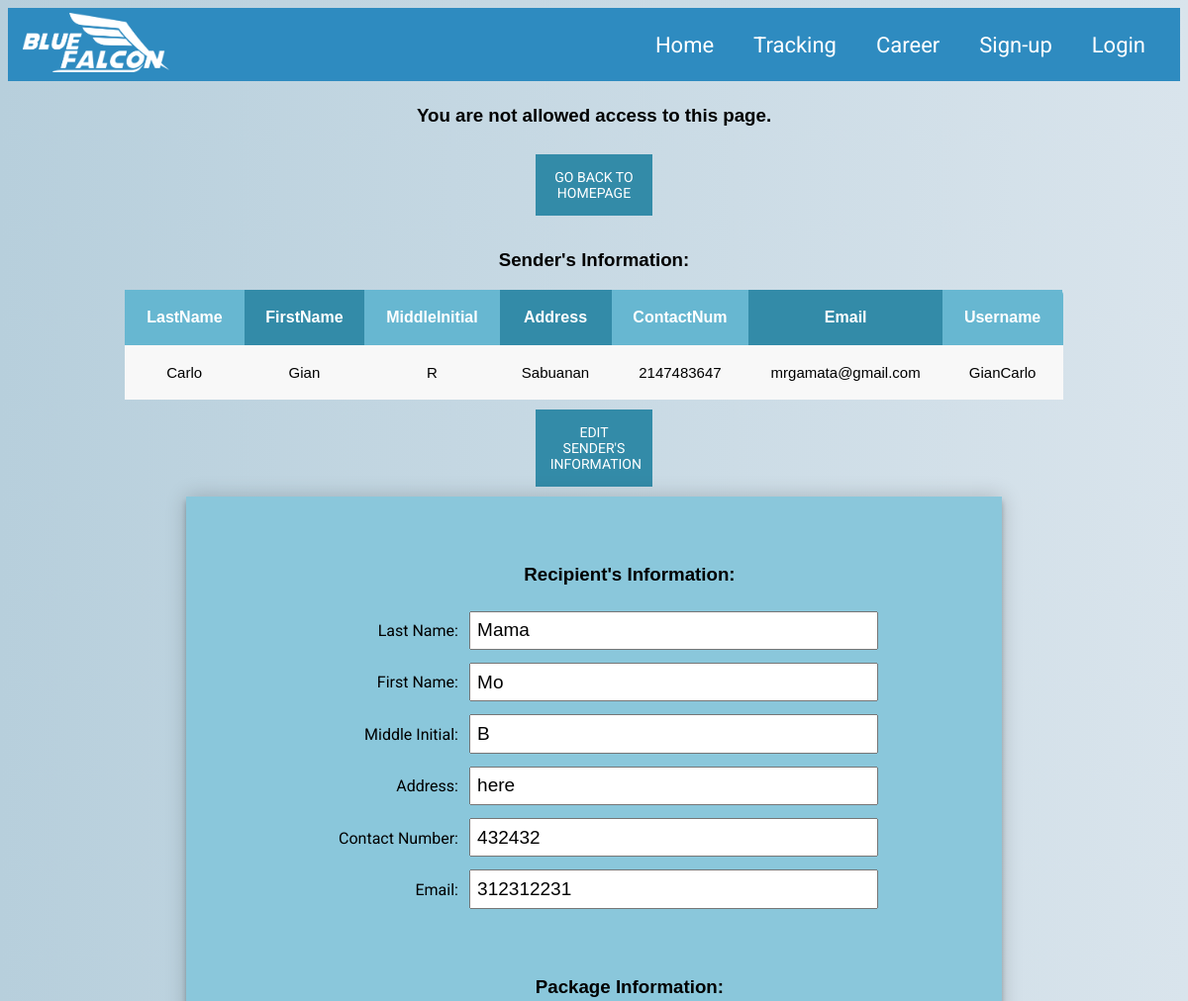
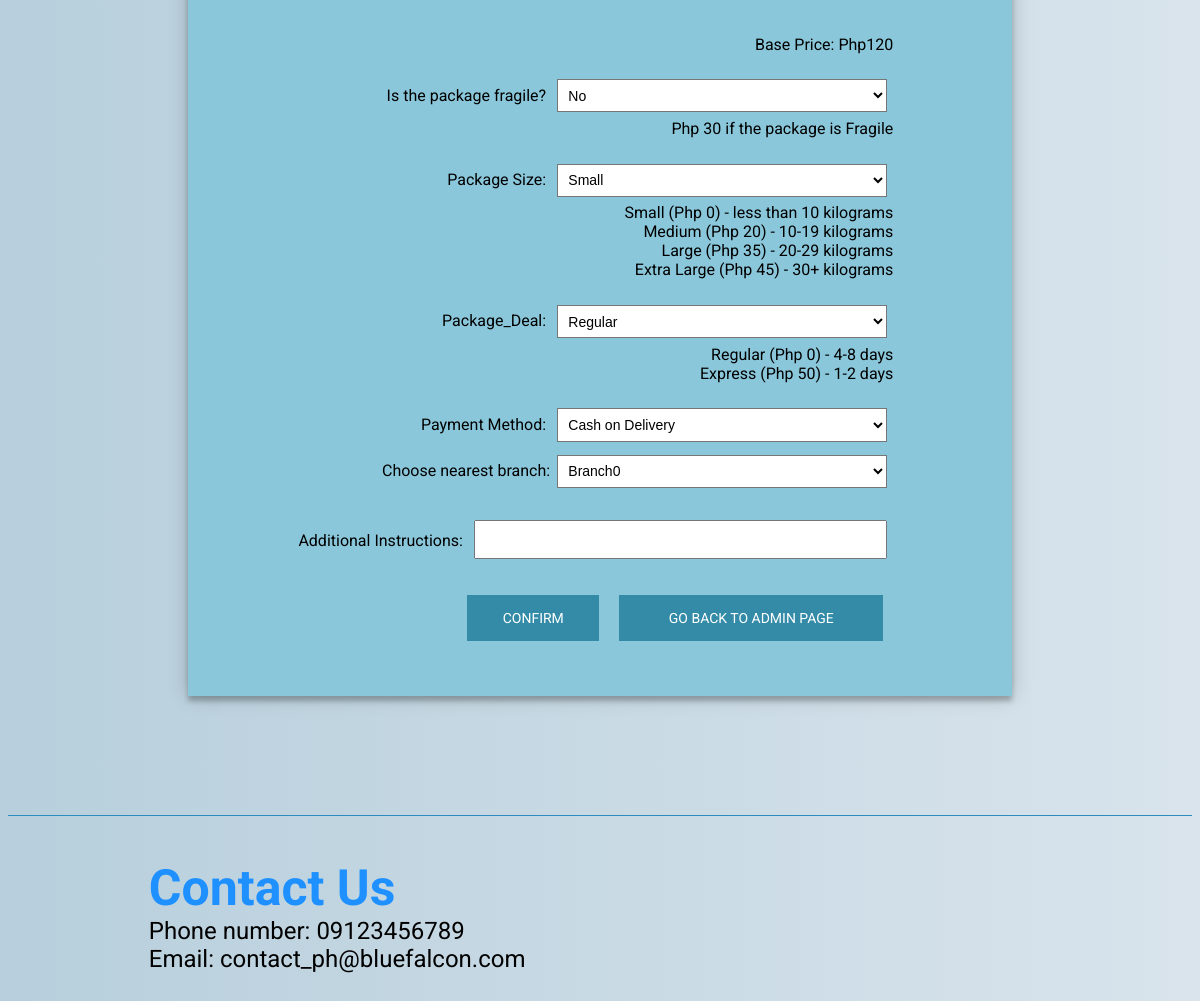
Page /editorder.php?Package_ID=67 on the committed database (2 pictures, top to bottom).
### tables this page shows
CREATE TABLE `sender` (
  `Sender_ID` int(11) NOT NULL,
  `Sender_LastName` varchar(256) NOT NULL,
  `Sender_FirstName` varchar(256) NOT NULL,
  `Sender_MiddleInitial` varchar(2) NOT NULL,
  `Sender_Address` varchar(256) NOT NULL,
  `Sender_ContactNum` varchar(255) NOT NULL,
  `Sender_Email` varchar(256) NOT NULL,
  `Username` varchar(256) NOT NULL
);

CREATE TABLE `recipient` (
  `Recipient_ID` int(11) NOT NULL,
  `Recipient_LastName` varchar(20) NOT NULL,
  `Recipient_FirstName` varchar(20) NOT NULL,
  `Recipient_MiddleInitial` char(2) DEFAULT NULL,
  `Recipient_Address` varchar(256) NOT NULL,
  `Recipient_ContactNum` varchar(255) NOT NULL,
  `Recipient_Email` varchar(256) NOT NULL
);

CREATE TABLE `package` (
  `Package_ID` int(11) NOT NULL,
  `Package_Fragility` varchar(255) NOT NULL,
  `Package_size` varchar(255) NOT NULL,
  `Package_Deal` varchar(255) NOT NULL,
  `Additional_Instructions` varchar(255) NOT NULL,
  `Branch_Name` varchar(255) DEFAULT NULL,
  `Payment_Method` varchar(255) NOT NULL,
  `Amount` int(11) NOT NULL
);

### editorder.php (the view, shortened to what this page needs)
<!DOCTYPE html>
<html>
	<head>
		<link rel="stylesheet" type="text/css" href="css/profile.css" />
		<?php
			include_once 'header.php';
		 ?>
	     <?php
	    	$myAdminCheck=0;
	    	if(!isset($_SESSION["entity"])){
					$myAdminCheck=1;
			}
			if ($myAdminCheck == 1) {
				echo "<center><h3>You are not allowed access to this page.</h3>";
				echo "<button class=\"signbutton\"onclick=\"location.href='homepage.php'\">Go back to homepage</button></center>";
		}
		if (!isset($_GET["error"]) && $success == 0){
			if(isset($_GET['Package_ID'])){
				$Package_ID = $_GET['Package_ID'];
			}
			require 'includes\dbh.inc.php';
			$sql = "SELECT Sender_ID FROM sends WHERE Package_ID='".$Package_ID."';";
			$result = $conn-> query($sql) or die($conn->error);
			if ($result-> num_rows >0) {
				while ($row = $result-> fetch_assoc()) {
					$Sender_ID = $row['Sender_ID'];
				}
			}
			require 'includes\dbh.inc.php';
			$sql = "SELECT Recipient_ID FROM receives WHERE Package_ID='".$Package_ID."';";
			$result = $conn-> query($sql) or die($conn->error);
			if ($result-> num_rows >0) {
				while ($row = $result-> fetch_assoc()) {
					$Recipient_ID = $row['Recipient_ID'];
				}
			}
		?>
			<div id ="actualform">
				<h3>Sender's Information:</h3>
					<table id="orderstable" class="orderstable">
						<tr>
							<th>LastName</th>
							<th>FirstName</th>
							<th>MiddleInitial</th>
							<th>Address</th>
							<th>ContactNum</th>
							<th>Email</th>
							<th>Username</th>
						</tr>
						<?php
							require 'includes\dbh.inc.php';
							$sql = "SELECT * FROM sender WHERE Sender_ID='".$Sender_ID."';";
								$result = $conn-> query($sql) or die($conn->error);
							if ($result-> num_rows >0) {
								while ($row = $result-> fetch_assoc()) {
									echo "<tr>
											<td>". $row["Sender_LastName"]."</td>
											<td>". $row["Sender_FirstName"]."</td>
											<td>". $row["Sender_MiddleInitial"]."</td>
											<td>". $row["Sender_Address"]."</td>
											<td>". $row["Sender_ContactNum"]."</td>
											<td>". $row["Sender_Email"]."</td>
											<td>". $row["Username"]."</td>
											</tr>";
								}
								echo "</table";
							}
							else {
								echo "0 result";
							}
						?>
					</table>
					<?php
						echo "<center><button onclick=\"location.href='./editprofile.php?Sender_ID=".$Sender_ID."'\">Edit Sender's Information</button></center>";
					?>
					<center>
				<form action = "./editorder.php" method="post" id="myForm">
				<h3>Recipient's Information:</h3>
				<?php
					require 'includes\dbh.inc.php';
						$query = "select * from Recipient where Recipient_ID='".$Recipient_ID."'";
						$result = mysqli_query($conn, $query);
						$orig = mysqli_fetch_assoc($result);
						echo "Last Name: <input type=\"text\" name=\"Recipient_LastName\" value='".$orig['Recipient_LastName']."'><br>";
						echo "First Name: <input type=\"text\" name=\"Recipient_FirstName\" value='".$orig['Recipient_FirstName']."'><br>";
						echo "Middle Initial: <input type=\"text\" name=\"Recipient_MiddleInitial\" value='".$orig['Recipient_MiddleInitial']."'><br>";
						echo "Address: <input type=\"text\" name=\"Recipient_Address\" value='".$orig['Recipient_Address']."'><br>";
						echo "Contact Number: <input type=\"text\" name=\"Recipient_ContactNum\" value='".$orig['Recipient_ContactNum']."'><br>";
						echo "Email: <input type=\"text\" name=\"Recipient_Email\" value='".$orig['Recipient_Email']."'><br>";
					$query = "select * from Package where Package_ID='".$Package_ID."'";
					$result = mysqli_query($conn, $query);
					$orig = mysqli_fetch_assoc($result);
					echo"<br>
					<br>
					<h3>Package Information:</h3>
					<br>
					Base Price: Php120<br>
					<br>
						Is the package fragile? ";
						echo"<select name=\"Package_Fragility\" id=\"qtyFragile\">
							<option value=\"No\"";
							if($orig['Package_Fragility'] == "No"){
								echo " selected";
							}
							echo "> No </option>";
							echo" <option value=\"Yes\"";
							if($orig['Package_Fragility'] == "Yes"){
								echo " selected";
							}
							echo"> Yes </option>
						</select>
						<br>
						Php 30 if the package is Fragile<br>
						<br>
						Package Size: ";
						echo"<select name=\"Package_size\" id=\"qtySize\">
							<option value=\"Small\"";
							if($orig['Package_size'] == "Small"){
								echo " selected";
							}
							echo">Small</option>";
							echo"<option value=\"Extra Large\"";
							if($orig['Package_size'] == "Extra Large"){
								echo " selected";
							}
							echo">Extra Large</option>
						</select>
						<br>
						Small (Php 0) - less than 10 kilograms<br>
						Medium (Php 20) - 10-19 kilograms<br>
						Large (Php 35) - 20-29 kilograms<br>
						Extra Large (Php 45) - 30+ kilograms<br>
						<br>
						Package_Deal:
						<select name=\"Package_Deal\" id=\"qtyDeal\">
							<option value=\"Regular\"";
							if($orig['Package_Deal'] == "Regular"){
								echo " selected";
							}
							echo">Regular</option>";
							echo"<option value=\"Express\"";
							if($orig['Package_Deal'] == "Express"){
								echo " selected";
							}
							echo">Express</option>
						</select>
						<br>
						Regular (Php 0) - 4-8 days<br>
						Express (Php 50) - 1-2 days<br>
						<br>
						Payment Method: ";
						echo"<select name=\"Payment_Method\" id=\"qtyPayment\">
							<option value=\"Cash on Delivery\"";
							if($orig['Payment_Method'] == "Cash on Delivery"){
								echo " selected";
							}
							echo">Cash on Delivery</option>";
							echo"<option value=\"Dogecoin\"";
							if($orig['Payment_Method'] == "Dogecoin"){
								echo " selected";
							}
							echo">Dogecoin</option>
						</select>
						<br>
						Choose nearest branch:";
						require 'includes\dbh.inc.php';
						 	$query = "select * from branch";
							$result = mysqli_query($conn,$query);
							if(mysqli_num_rows($result) > 0){
								echo "<select name='Branch_Name'>";
								while($row = mysqli_fetch_assoc($result)){
									echo "<option value='".$row['Branch_Name']."'";
									if($row['Branch_Name'] == $orig['Branch_Name']){
										echo " selected";
									}
									echo ">".$row['Branch_Name']."</option>";
								}
								echo "</select><br>";
							}
						echo"
						<br>";
						echo"Additional Instructions: <input type=\"text\" name=\"Additional_Instructions\" value='".$orig['Additional_Instructions']."'><br>
						<input type=\"hidden\" name=\"Amount\" id=\"Amount\" Size=\"6\" readonly>
						<input type=\"hidden\" name=\"ETA\" id=\"ETA\" Size=\"6\" readonly>
						<br>
					<input type=\"submit\" value=\"Confirm\" onclick=\"myCompute()\" id=\"mySubmit\">";
					echo "<button type='button' class='goBack' onclick=\"location.href='./admin.php'\">Go Back to Admin Page</button>";
				echo"<br>
				</form>
				<br>
			</div>";
				}
		?>
	<?php
		include_once 'footer.php';?>
	</body>
</html>

### css/profile.css (style rules this page uses)
table { margin-top: 15px; border-style:solid; border-width:2px; border-color:darkcyan; text-align: center; margin-left: 10%; margin-right: 10%; }
th, td { padding: 5px; width:2%; }
#mySubmit { font-family: "Roboto", sans-serif; text-transform: uppercase; outline: 0; background:#338BA8 ; width: 20%; border: 0; padding: 15px; color: #FFFFFF; font-size: 14px; -webkit-transition: all 0.3 ease; transition: all 0.3 ease; cursor: pointer; }
h3 { width: 100%; padding-top: 10px; text-align: center; }
body { background: #D9E4EC; background: -webkit-linear-gradient(right, #D9E4EC, #B7CFDC); background: -moz-linear-gradient(right, #D9E4EC, #B7CFDC); background: -o-linear-gradient(right, #D9E4EC, #B7CFDC); background: linear-gradient(to left, #D9E4EC, #B7CFDC); font-family: "Roboto", sans-serif; -webkit-font-smoothing: antialiased; -moz-osx-font-smoothing: grayscale; }
button { font-family: "Roboto", sans-serif; text-transform: uppercase; outline: 0; background:#338BA8 ; width: 10%; border: 0; padding: 15px; color: #FFFFFF; font-size: 14px; -webkit-transition: all 0.3 ease; transition: all 0.3 ease; cursor: pointer; }
.orderstable { border: 5px solid white; border-collapse: collapse; border-radius: 5px; font-size: 16px; font-weight: normal; border: none; border-collapse: collapse; width: 100%; max-width: 80%; background-color: #67B7D1; }
.orderstable td, .orderstable th { text-align: center; padding: 2%; }
.orderstable td { border-right: 1px solid #f8f8f8; font-size: 15px; }
.orderstable th { color: #ffffff; background: #338BA8; }
.orderstable th:nth-child(odd) { color: #ffffff; background: #67B7D1; }
.orderstable tr:nth-child(even) { background: #F8F8F8; }
#myForm { position: relative; z-index: 1; background: #8AC7DB; max-width: 660px; margin: 0 auto 100px; padding: 45px; padding-right: 10%; text-align: right; box-shadow: 0 0 20px 0 rgba(0, 0, 0, 0.2), 0 5px 5px 0 rgba(0, 0, 0, 0.24); }
#myForm #mySubmit { width: 20%; }
#myForm h3 { text-align: center; padding-left: 11%; }
.goBack { width: 40%; }

### css/NavBar.css.php (style rules this page uses)
a, button { color: black; }

### editorder.php (style rules this page uses)
input { width: 60%; padding: 1%; margin: 1%; font-size: 19px; }
select { width: 50%; padding: 1%; margin: 1%; font-size: 14px; background:white; }
table { margin-top: 15px; border-style:solid; border-width:2px; border-color:darkcyan; text-align: center; margin-left: 10%; margin-right: 10%; font-family:Arial, Geneva, Helvetica, sans-serif; font-size: 0.85vw; }
th, td { padding: 5px; width:2%; }
#mySubmit, button { margin: 10px; color:white; }
h3 { width: 100%; padding-top: 5px; text-align: center; font-family:Arial, Geneva, Helvetica, sans-serif; }

### rows in the picture
sender: Sender_LastName "Carlo", Sender_FirstName "Gian", Sender_MiddleInitial "R", Sender_Address "Sabuanan", Sender_ContactNum "2147483647", Sender_Email "mrgamata@gmail.com", Username "GianCarlo"
recipient: Recipient_LastName "Mama", Recipient_FirstName "Mo", Recipient_MiddleInitial "B", Recipient_Address "here", Recipient_ContactNum "432432", Recipient_Email "312312231"
package: Package_Fragility "No", Package_size "Small", Package_Deal "Regular", Payment_Method "Cash on Delivery"

### other values in the picture
form field Branch_Name "Branch0"
